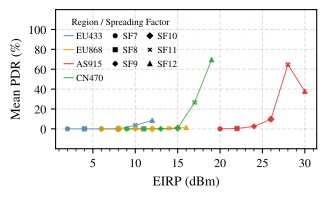

Python code for this plot:
import matplotlib.pyplot as plt
import pandas as pd
from matplotlib.ticker import MultipleLocator
from matplotlib.lines import Line2D

# Set global font configuration
plt.rcParams['mathtext.fontset'] = 'stix'
plt.rcParams['font.family'] = 'STIXGeneral'

# Input file
filename = "../eirp_variable_poisson_all_regions.csv"

# Output files
fig_name_pdf = "pdr_vs_eirp.pdf"
fig_name_eps = "pdr_vs_eirp.eps"
fig_name_svg = "pdr_vs_eirp.svg"

# Load dataset
df = pd.read_csv(filename)

# Create region name based on frequency
regions = {
    868.30: "EU868",
    433.375: "EU433",
    921.4: "AS915",
    473.3: "CN470"
}

df["region"] = df["freqMHz"].map(regions)

# Aggregate data
df_agg = (
    df.groupby(["region", "eirp_dbm", "sf"])["final_pdr"]
      .mean()
      .reset_index()
      .rename(columns={"final_pdr": "mean_pdr"})
)

# Figure configuration
fig_facecolor = "#FFFFFF"
dpi_set = 700
fig_width = 3.5
fig_height = 2.8

fontsize_xticks = 9
fontsize_xy_labels = 10
fontsize_legend = 7

lw_plots = 0.7
markersize_plots = 3.0
alpha_plots = 0.8

ylim_min = -20
ylim_max = 120

alpha_grid = 0.4
lw_grid = 0.8
frame_leg_alpha = 0.0

# Colors for each region
colors = {
    "EU433": "#4682B4",
    "EU868": "#E69F00",
    "AS915": "#d62728",
    "CN470": "#2ca02c"
}

# Markers for each SF
sf_markers = {
    7: "o",
    8: "s",
    9: "P",
    10: "D",
    11: "x",
    12: "^"
}

# Create figure
fig, ax = plt.subplots(
    figsize=(fig_width, fig_height),
    dpi=dpi_set,
    facecolor=fig_facecolor
)

# Plot each region
for region in colors:

    region_data = df_agg[
        df_agg["region"] == region
    ].sort_values(["eirp_dbm", "sf"])

    if region_data.empty:
        continue

        
    # Connect all SF points belonging to the same region
    ax.plot(
        region_data["eirp_dbm"],
        region_data["mean_pdr"],
        linestyle="-",
        linewidth=lw_plots,
        color=colors[region],
        alpha=alpha_plots,
        zorder=2
    )

    # Plot individual markers according to SF
    for sf_val, group in region_data.groupby("sf"):

        ax.scatter(
            group["eirp_dbm"],
            group["mean_pdr"],
            marker=sf_markers.get(int(sf_val), "o"),
            s=markersize_plots**2,
            color=colors[region],
            alpha=alpha_plots,
            zorder=3
        )

# Axis labels
ax.set_xlabel("EIRP (dBm)", fontsize=fontsize_xy_labels)
ax.set_ylabel("Mean PDR (%)", fontsize=fontsize_xy_labels)

# Ticks and limits
ax.xaxis.set_minor_locator(MultipleLocator(1))
ax.set_yticks(range(0, 101, 20))
ax.set_ylim([ylim_min, ylim_max])

ax.tick_params(
    axis="both",
    labelsize=fontsize_xticks
)

# Grid
ax.grid(
    True,
    which="major",
    linestyle="--",
    alpha=alpha_grid,
    linewidth=lw_grid
)

ax.grid(
    True,
    which="minor",
    linestyle=":",
    alpha=0.1,
    linewidth=0.5
)

# ==========================================
# SINGLE LEGEND: REGIONS + SPREADING FACTORS
# ==========================================

# Region handles
region_handles = [
    Line2D(
        [0], [0],
        color=colors[region],
        linewidth=lw_plots,
        linestyle="-",
        label=region
    )
    for region in colors
]

# SF handles
sf_handles = [
    Line2D(
        [0], [0],
        color="black",
        marker=sf_markers[sf],
        linestyle="None",
        markersize=markersize_plots-0.2,
        label=f"SF{sf}"
    )
    for sf in sf_markers
]

# Combine handles:
# First column = Regions
# Second and third columns = SFs
all_handles = region_handles + sf_handles

ax.legend(
    handles=all_handles,
    title="Region / Spreading Factor",
    fontsize=fontsize_legend,
    title_fontsize=fontsize_legend,
    loc="upper left",
    ncol=3,
    framealpha=frame_leg_alpha,
    handlelength=1,
    handletextpad=0.3,  # Reduce distance between symbols and text
    columnspacing=0.8,
    labelspacing=0.5
)

# Adjust layout
plt.tight_layout()
plt.subplots_adjust(top=0.72)

# Save figure
plt.savefig(
    fig_name_pdf,
    dpi=dpi_set,
    bbox_inches="tight",
    facecolor=fig_facecolor
)

plt.savefig(
    fig_name_eps,
    dpi=dpi_set,
    bbox_inches="tight",
    facecolor=fig_facecolor
)

plt.savefig(
    fig_name_svg,
    dpi=dpi_set,
    bbox_inches="tight",
    facecolor=fig_facecolor
)

# plt.show()
